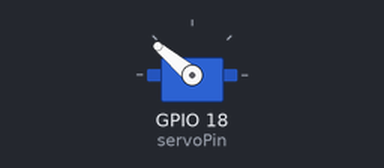
This sketch was run on a simulated ESP32. On the bench: servo.

Above: at 0.05 s.
At 0.3 s:
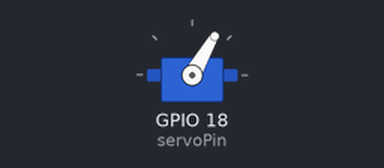
At 0.8 s:
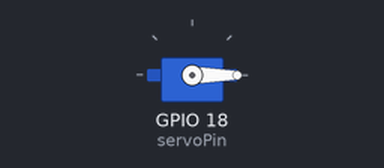
At 1.65 s:
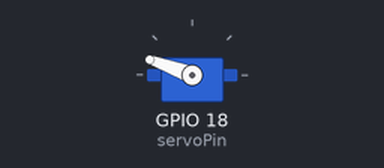
Timing chart, 0 to 3.8 s (numbered marks = the images above):
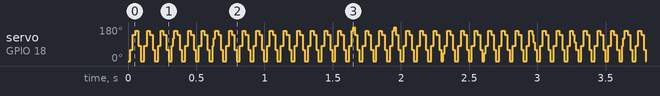

The sketch:

servotest.ino
```cpp
#include <ESP32Servo.h>

Servo myservo;

const int servoPin = 18;

void setup() {

  ESP32PWM::allocateTimer(0);
  ESP32PWM::allocateTimer(1);
  ESP32PWM::allocateTimer(2);
  ESP32PWM::allocateTimer(3);


  myservo.setPeriodHertz(50);

  myservo.attach(servoPin, 500, 2400);
}

void loop() {

  for (int pos = 0; pos <= 180; pos += 20) {
    myservo.write(pos);
    delay(5);
  }


  for (int pos = 180; pos >= 0; pos -= 20) {
    myservo.write(pos);
    delay(5);
  }
}
```
